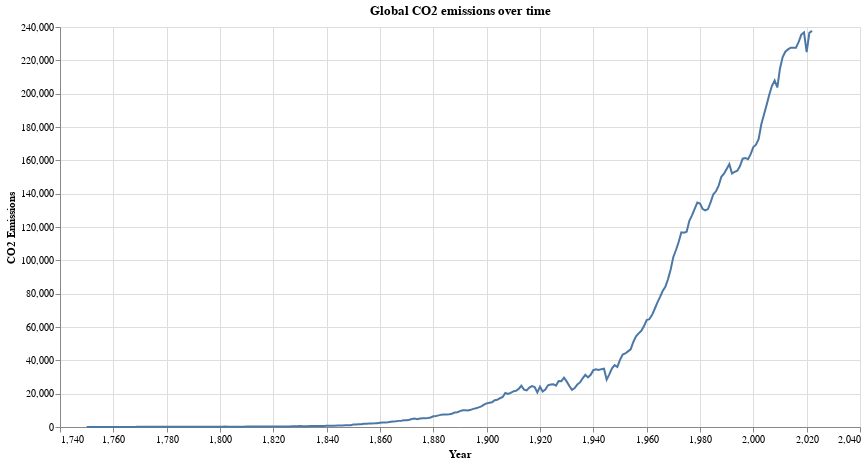

Notebook code cell kept with this figure:
### Code cell
# px.line(df_year, x="year", y="co2", title="CO2 emissions over time")
alt.Chart(df_year).mark_line().encode(
    x=alt.X("year", title="Year"), y=alt.Y("co2", title="CO2 Emissions")
).properties(title="Global CO2 emissions over time", width=800, height=400)

### Figure 1 — Vega-Lite specification as saved in the notebook (floating-point values rounded to 4 significant figures; data arrays with more than 128 entries replaced by an {"elided": "..."} marker saying what was removed)
{"config": {"view": {"continuousWidth": 300, "continuousHeight": 300}}, "data": {"name": "data-2b1b5b7b1dd03854d5fca192a593635c"}, "mark": {"type": "line"}, "encoding": {"x": {"field": "year", "title": "Year", "type": "quantitative"}, "y": {"field": "co2", "title": "CO2 Emissions", "type": "quantitative"}}, "height": 400, "title": "Global CO2 emissions over time", "width": 800, "$schema": "https://vega.github.io/schema/vega-lite/v5.16.3.json", "datasets": {"data-2b1b5b7b1dd03854d5fca192a593635c": {"elided": "273 records"}}}
